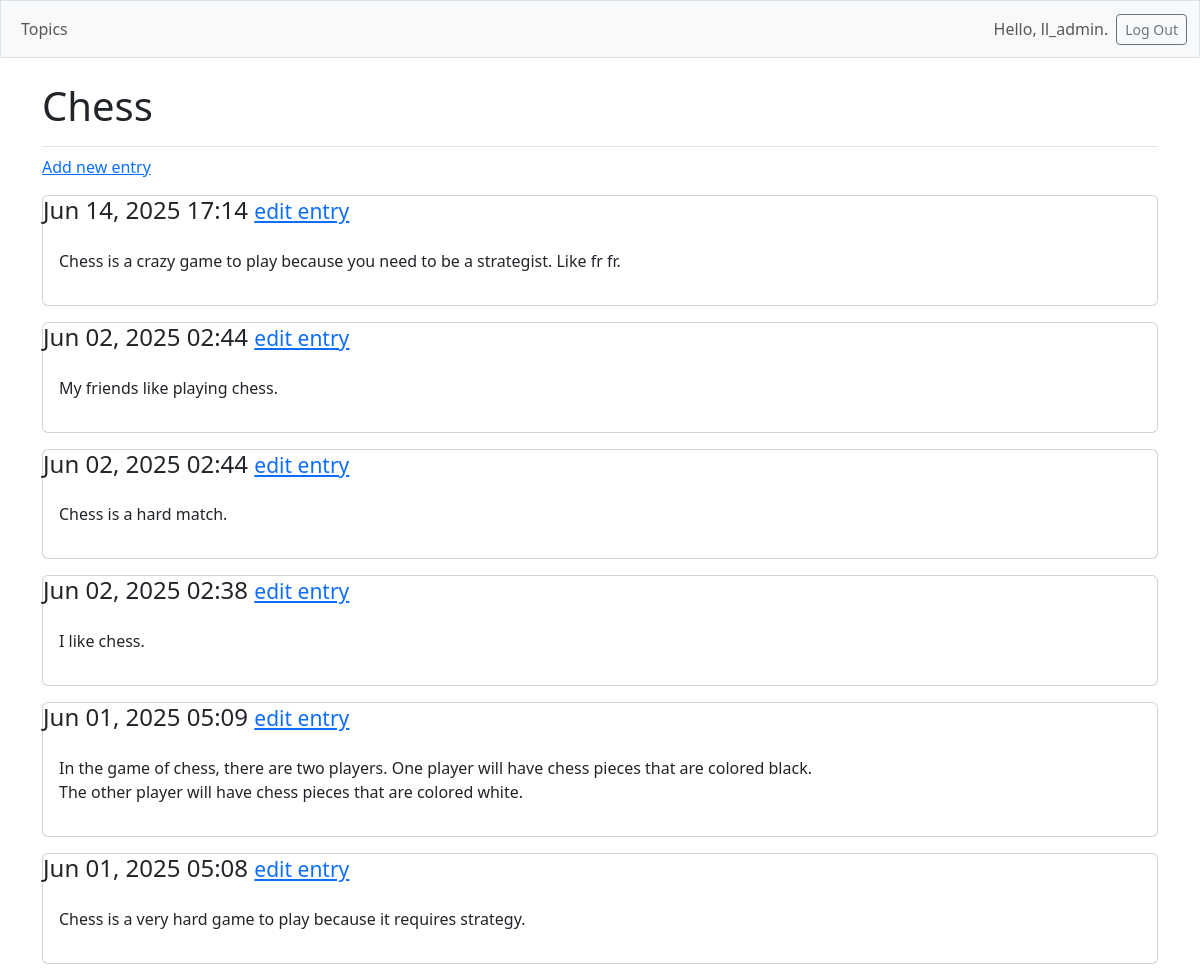
/topics/1 (signed in), run on the app's committed database.
### learning_logs/models.py (models this page shows, shortened)
class Topic(models.Model):
    text = models.CharField(max_length=200)
    date_added = models.DateTimeField(auto_now_add=True)
    owner = models.ForeignKey(User, on_delete=models.CASCADE)

class Entry(models.Model):
    topic = models.ForeignKey(Topic, on_delete=models.CASCADE)
    text = models.TextField()
    date_added = models.DateTimeField(auto_now_add=True)
    class Meta:
        verbose_name_plural = 'entries'

### learning_logs/views.py (the view)
# urls.py: path('topics/<int:topic_id>', views.topic, name='topic'),
@login_required
def topic(request, topic_id):
    topic = Topic.objects.get(id=topic_id)
    if topic.owner != request.user:
        raise Http404
    entries = topic.entry_set.order_by('-date_added')
    context = {'topic': topic, 'entries': entries}
    return render(request, 'learning_logs/topic.html', context)

### learning_logs/templates/learning_logs/topic.html
{% extends 'learning_logs/base.html' %}
{% block page_header %}
  <h1>{{ topic.text }}</h1>
{% endblock page_header %}
{% block content %}
  <p>
    <a href="{% url 'learning_logs:new_entry' topic.id %}">Add new entry</a>
  </p>
  {% for entry in entries %}
    <div class="card mb-3">
      <h4 class"card-header">
        {{ entry.date_added|date:'M d, Y H:i' }}
        <small><a href="{% url 'learning_logs:edit_entry' entry.id %}">edit entry</a></small>
      </h4>
      <div class="card-body">{{ entry.text|linebreaks }}</div>
    </div>
    {% empty %}
      <p>There are no entries for this topic yet.</p>
    {% endfor %}
{% endblock content %}

### learning_logs/templates/learning_logs/base.html (shortened to what this page needs)
<!doctype html>
<html lang="en">
<head>
  {% load django_bootstrap5 %}
  {% bootstrap_css %}
</head>
<body>
  <nav class="navbar navbar-expand-md navbar-light bg-light mb-4 border">
    <div class="container-fluid">
    <div class="collapse navbar-collapse" id="navbarCollapse">
      <ul class="navbar-nav me-auto mb-2 mb-md-0">
        <li class="nav-item">
          <a class="nav-link" href="{% url 'learning_logs:topics' %}">Topics</a></li>
      </ul>
      <ul class="navbar-nav ms-auto mb-2 mb-md-0">
        {% if user.is_authenticated %}
        <li class="nav-item">
          <span class="navbar-text me-2">Hello, {{ user.username }}.
          </span></li>
        {% else %}
          <li class="nav-item">
            <a class="nav-link" href="{% url 'accounts:register' %}">Register</a></li>
          <li class="nav-item">
            <a class="nav-link" href="{% url 'accounts:login' %}">Log in</a></li>
        {% endif %}
      </ul>
      {% if user.is_authenticated %}
        <form action="{% url 'accounts:logout' %}" method='post'>
          <button name="submit" class='btn btn-outline-secondary btn-sm'>Log Out</button>
        </form>
      {% endif %}
    </div>
    </div>
  </nav>
  <main class="container">
    <div class="pb-2 mb-2 border-bottom">
      {% block page_header %}{% endblock page_header%}
    </div>
    <div>
      {% block content %}{% endblock content %}
    </div>
  </main>
</body>
</html>

### data on the page
Topic: text "Chess"
Entry: date_added "Jun 14, 2025 17:14", text "Chess is a crazy game to play because you need to be a strategist. Like fr fr."
Entry: date_added "Jun 02, 2025 02:44", text "My friends like playing chess."
Entry: date_added "Jun 02, 2025 02:44", text "Chess is a hard match."
Entry: date_added "Jun 02, 2025 02:38", text "I like chess."
Entry: date_added "Jun 01, 2025 05:09", text "In the game of chess, there are two players. One player will have chess pieces that are colored black. The other player will have chess pieces that are colored white."
Entry: date_added "Jun 01, 2025 05:08", text "Chess is a very hard game to play because it requires strategy."

### other printed values
{{ user.username }} "ll_admin"
